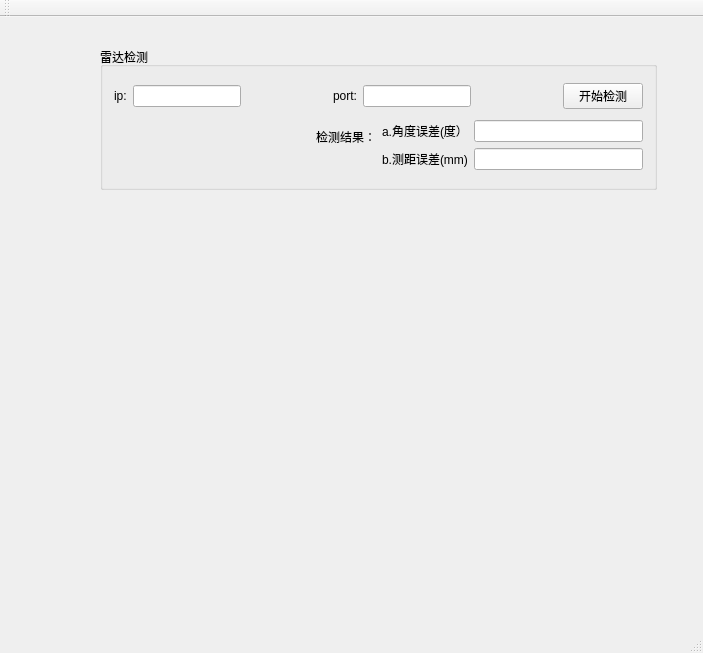
<?xml version="1.0" encoding="UTF-8"?>
<ui version="4.0">
 <class>MainWindow</class>
 <widget class="QMainWindow" name="MainWindow">
  <property name="geometry">
   <rect>
    <x>0</x>
    <y>0</y>
    <width>703</width>
    <height>653</height>
   </rect>
  </property>
  <property name="windowTitle">
   <string>MainWindow</string>
  </property>
  <widget class="QWidget" name="centralWidget">
   <widget class="QGroupBox" name="groupBox">
    <property name="geometry">
     <rect>
      <x>100</x>
      <y>30</y>
      <width>557</width>
      <height>143</height>
     </rect>
    </property>
    <property name="title">
     <string>雷达检测</string>
    </property>
    <layout class="QVBoxLayout" name="verticalLayout">
     <item>
      <layout class="QHBoxLayout" name="horizontalLayout">
       <item>
        <widget class="QLabel" name="label">
         <property name="text">
          <string>ip:</string>
         </property>
        </widget>
       </item>
       <item>
        <widget class="QLineEdit" name="lineEditIP"/>
       </item>
       <item>
        <spacer name="horizontalSpacer">
         <property name="orientation">
          <enum>Qt::Horizontal</enum>
         </property>
         <property name="sizeHint" stdset="0">
          <size>
           <width>40</width>
           <height>20</height>
          </size>
         </property>
        </spacer>
       </item>
       <item>
        <widget class="QLabel" name="label_2">
         <property name="text">
          <string>port:</string>
         </property>
        </widget>
       </item>
       <item>
        <widget class="QLineEdit" name="lineEditPort"/>
       </item>
       <item>
        <spacer name="horizontalSpacer_2">
         <property name="orientation">
          <enum>Qt::Horizontal</enum>
         </property>
         <property name="sizeHint" stdset="0">
          <size>
           <width>40</width>
           <height>20</height>
          </size>
         </property>
        </spacer>
       </item>
       <item>
        <widget class="QPushButton" name="BtnDetect">
         <property name="text">
          <string>开始检测</string>
         </property>
        </widget>
       </item>
      </layout>
     </item>
     <item>
      <layout class="QHBoxLayout" name="horizontalLayout_4">
       <item>
        <layout class="QVBoxLayout" name="verticalLayout_4">
         <item>
          <layout class="QHBoxLayout" name="horizontalLayout_2">
           <item>
            <spacer name="horizontalSpacer_3">
             <property name="orientation">
              <enum>Qt::Horizontal</enum>
             </property>
             <property name="sizeHint" stdset="0">
              <size>
               <width>40</width>
               <height>20</height>
              </size>
             </property>
            </spacer>
           </item>
           <item>
            <widget class="QLabel" name="labelResult">
             <property name="text">
              <string>检测结果：</string>
             </property>
            </widget>
           </item>
          </layout>
         </item>
         <item>
          <spacer name="horizontalSpacer_4">
           <property name="orientation">
            <enum>Qt::Horizontal</enum>
           </property>
           <property name="sizeHint" stdset="0">
            <size>
             <width>72</width>
             <height>17</height>
            </size>
           </property>
          </spacer>
         </item>
        </layout>
       </item>
       <item>
        <layout class="QHBoxLayout" name="horizontalLayout_3">
         <item>
          <layout class="QVBoxLayout" name="verticalLayout_3">
           <item>
            <widget class="QLabel" name="labelAngleError">
             <property name="text">
              <string>a.角度误差(度）</string>
             </property>
            </widget>
           </item>
           <item>
            <widget class="QLabel" name="labelRangeError">
             <property name="text">
              <string>b.测距误差(mm)</string>
             </property>
            </widget>
           </item>
          </layout>
         </item>
         <item>
          <layout class="QVBoxLayout" name="verticalLayout_2">
           <item>
            <widget class="QLineEdit" name="lineEditAngleError"/>
           </item>
           <item>
            <widget class="QLineEdit" name="lineEditRangeError"/>
           </item>
          </layout>
         </item>
        </layout>
       </item>
      </layout>
     </item>
    </layout>
   </widget>
  </widget>
  <widget class="QMenuBar" name="menuBar">
   <property name="geometry">
    <rect>
     <x>0</x>
     <y>0</y>
     <width>703</width>
     <height>28</height>
    </rect>
   </property>
  </widget>
  <widget class="QToolBar" name="mainToolBar">
   <attribute name="toolBarArea">
    <enum>TopToolBarArea</enum>
   </attribute>
   <attribute name="toolBarBreak">
    <bool>false</bool>
   </attribute>
  </widget>
  <widget class="QStatusBar" name="statusBar"/>
 </widget>
 <layoutdefault spacing="6" margin="11"/>
 <tabstops>
  <tabstop>lineEditIP</tabstop>
  <tabstop>lineEditPort</tabstop>
  <tabstop>BtnDetect</tabstop>
 </tabstops>
 <resources/>
 <connections/>
</ui>
